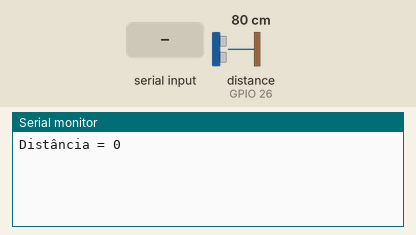
Simulated run of this sketch. Board: ESP32. Shown: the last lines printed to the serial monitor. Wiring (inferred from the names in the program): ultrasonic range finder: trigger GPIO 27; echo GPIO 26. Inputs (shaded band) come from the test bench; at power-on: distance to the obstacle (sensor on GPIO 26) 80 cm. The echo pulse lasts 58.3 µs per cm.

Above: at 1.2 s.
1.3 s: "90,45\n" received over Serial
At 2.0 s:
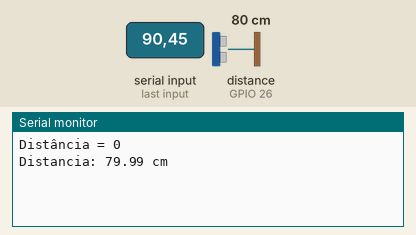
4.3 s: distance to the obstacle (sensor on GPIO 26) set to 2 cm
At 4.8 s:
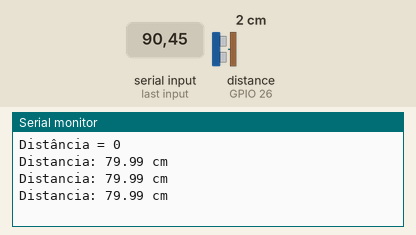
5.8 s: distance to the obstacle (sensor on GPIO 26) set to 4 cm
At 7.0 s:
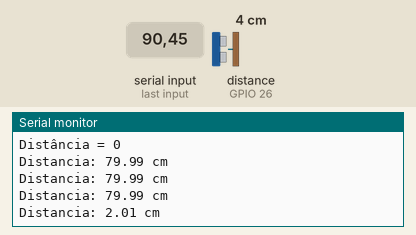
Timing chart, 0 to 8.8 s (numbered marks = the images above; inputs shaded):
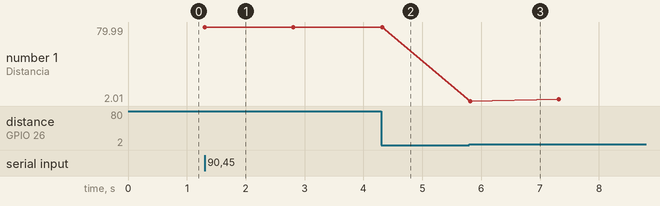

Measured:
- after the input at 1.3 s, the serial monitor: prints a new line at once (image 1)
- plotted number 1: 79.99 → 4.01 after the input at 5.8 s

The sketch:

source.ino
```cpp
const int pinoTrig = 27; // Pino que envia o pulso
const int pinoEcho = 26; // Pino que recebe o eco

void setup() {
  pinMode(pinoTrig, OUTPUT);
  pinMode(pinoEcho, INPUT);
  Serial.begin(9600); // Inicializa a comunicação serial
}

float x=0;
void loop() {
  // Garante um pino Trig limpo enviando LOW por 2 microssegundos
  digitalWrite(pinoTrig, LOW);
  delayMicroseconds(2);

  // Envia um pulso de HIGH no Trig com duração de 10 microssegundos
  digitalWrite(pinoTrig, HIGH);
  delayMicroseconds(10);
  digitalWrite(pinoTrig, LOW);

  // Lê o tempo de duração do eco em microssegundos
  long duracao = pulseIn(pinoEcho, HIGH);
  String valor = Serial.readStringUntil('\n');
  valor.trim();
  float NV = valor.toFloat();
  if(NV!=0){
    x = NV;
  }

  // Calcula a distância em centímetros (velocidade do som = 0.034 cm/us, dividido por 2)
  float distancia = duracao * 0.0343 / 2;
  if(distancia<2 || distancia>x){
    Serial.println("Distância = 0");
    return;
  }

    Serial.print("Distancia: ");
    Serial.print(distancia);
    Serial.println(" cm");

  delay(500); // Aguarda meio segundo para a próxima leitura
}
```
